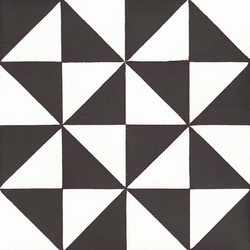
#> input picture images/triangle_tile.jpeg, 250 x 250 px
$ jupyter execute hog-test.ipynb   (shell and % lines are left out)
#> lines starting #> are read from the running program, lines starting #| are printed output that depends on the picture
[cell 1]
import cv2
import numpy as np
import matplotlib.pyplot as plt


# Set the default figure size
plt.rcParams['figure.figsize'] = [17.0, 7.0]

# Load the image
image = cv2.imread('./images/triangle_tile.jpeg')
#> image is the input picture: shape (250, 250, 3); mean B, G, R 151.3, 153.7, 157.1

# Convert the original image to RGB
original_image = cv2.cvtColor(image, cv2.COLOR_BGR2RGB)

# Convert the original image to gray scale
gray_image = cv2.cvtColor(image, cv2.COLOR_BGR2GRAY)

# Print the shape of the original and gray scale images
print('The original image has shape: ', original_image.shape)
#| The original image has shape:  (250, 250, 3)
print('The gray scale image has shape: ', gray_image.shape)
#| The gray scale image has shape:  (250, 250)

# Display the images
plt.subplot(121)
plt.imshow(original_image)
plt.title('Original Image')
plt.subplot(122)
plt.imshow(gray_image, cmap='gray')
plt.title('Gray Scale Image')
plt.show()
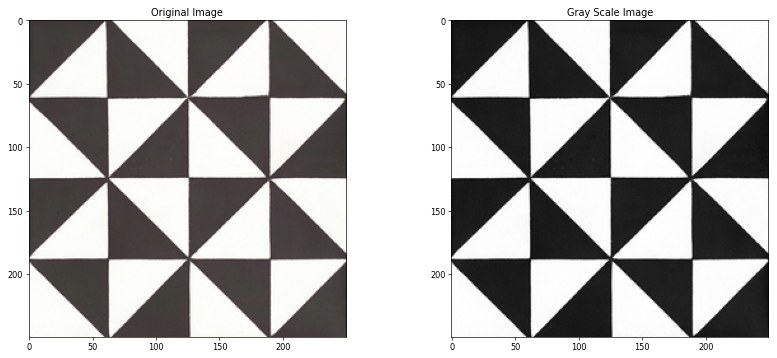
#> figure drawn by matplotlib, 2 panels

[cell 2]
# Specify the parameters for our HOG descriptor

# Cell Size in pixels (width, height). Must be smaller than the size of the detection window
# and must be chosen so that the resulting Block Size is smaller than the detection window.
cell_size = (6, 6)

# Number of cells per block in each direction (x, y). Must be chosen so that the resulting
# Block Size is smaller than the detection window
num_cells_per_block = (2, 2)

# Block Size in pixels (width, height). Must be an integer multiple of Cell Size.
# The Block Size must be smaller than the detection window
block_size = (num_cells_per_block[0] * cell_size[0],
              num_cells_per_block[1] * cell_size[1])

# Calculate the number of cells that fit in our image in the x and y directions
x_cells = gray_image.shape[1] // cell_size[0]
#> x_cells = 41
y_cells = gray_image.shape[0] // cell_size[1]
#> y_cells = 41

# Horizontal distance between blocks in units of Cell Size. Must be an integer and it must
# be set such that (x_cells - num_cells_per_block[0]) / h_stride = integer.
h_stride = 1

# Vertical distance between blocks in units of Cell Size. Must be an integer and it must
# be set such that (y_cells - num_cells_per_block[1]) / v_stride = integer.
v_stride = 1

# Block Stride in pixels (horizantal, vertical). Must be an integer multiple of Cell Size
block_stride = (cell_size[0] * h_stride, cell_size[1] * v_stride)

# Number of gradient orientation bins
num_bins = 9


# Specify the size of the detection window (Region of Interest) in pixels (width, height).
# It must be an integer multiple of Cell Size and it must cover the entire image. Because
# the detection window must be an integer multiple of cell size, depending on the size of
# your cells, the resulting detection window might be slightly smaller than the image.
# This is perfectly ok.
win_size = (x_cells * cell_size[0] , y_cells * cell_size[1])
#> win_size = (246, 246)

# Print the shape of the gray scale image for reference
print('\nThe gray scale image has shape: ', gray_image.shape)
#| The gray scale image has shape:  (250, 250)
print()

# Print the parameters of our HOG descriptor
print('HOG Descriptor Parameters:\n')
print('Window Size:', win_size)
#| Window Size: (246, 246)
print('Cell Size:', cell_size)
print('Block Size:', block_size)
print('Block Stride:', block_stride)
print('Number of Bins:', num_bins)
print()

# Set the parameters of the HOG descriptor using the variables defined above
hog = cv2.HOGDescriptor(win_size, block_size, block_stride, cell_size, num_bins)

# Compute the HOG Descriptor for the gray scale image
hog_descriptor = hog.compute(gray_image)

[cell 3]
# Calculate the total number of blocks along the width of the detection window
tot_bx = np.uint32(((x_cells - num_cells_per_block[0]) / h_stride) + 1)
#> tot_bx = 40

# Calculate the total number of blocks along the height of the detection window
tot_by = np.uint32(((y_cells - num_cells_per_block[1]) / v_stride) + 1)
#> tot_by = 40

# Calculate the total number of elements in the feature vector
tot_els = (tot_bx) * (tot_by) * num_cells_per_block[0] * num_cells_per_block[1] * num_bins
#> tot_els = 57600

# Print the total number of elements the HOG feature vector should have
print('\nThe total number of elements in the HOG Feature Vector should be: ',
      tot_bx, 'x',
      tot_by, 'x',
      num_cells_per_block[0], 'x',
      num_cells_per_block[1], 'x',
      num_bins, '=',
      tot_els)
#| The total number of elements in the HOG Feature Vector should be:  40 x 40 x 2 x 2 x 9 = 57600

# Print the shape of the HOG Descriptor to see that it matches the above
print('\nThe HOG Descriptor has shape:', hog_descriptor.shape)
#| The HOG Descriptor has shape: (57600,)
print()

[cell 4]

import copy
import matplotlib.patches as patches

# Set the default figure size
plt.rcParams['figure.figsize'] = [9.8, 9]

# Reshape the feature vector to [blocks_y, blocks_x, num_cells_per_block_x, num_cells_per_block_y, num_bins].
# The blocks_x and blocks_y will be transposed so that the first index (blocks_y) referes to the row number
# and the second index to the column number. This will be useful later when we plot the feature vector, so
# that the feature vector indexing matches the image indexing.
hog_descriptor_reshaped = hog_descriptor.reshape(tot_bx,
                                                 tot_by,
                                                 num_cells_per_block[0],
                                                 num_cells_per_block[1],
                                                 num_bins).transpose((1, 0, 2, 3, 4))

# Print the shape of the feature vector for reference
print('The feature vector has shape:', hog_descriptor.shape)
#| The feature vector has shape: (57600,)

# Print the reshaped feature vector
print('The reshaped feature vector has shape:', hog_descriptor_reshaped.shape)
#| The reshaped feature vector has shape: (40, 40, 2, 2, 9)

# Create an array that will hold the average gradients for each cell
ave_grad = np.zeros((y_cells, x_cells, num_bins))

# Print the shape of the ave_grad array for reference
print('The average gradient array has shape: ', ave_grad.shape)
#| The average gradient array has shape:  (41, 41, 9)

# Create an array that will count the number of histograms per cell
hist_counter = np.zeros((y_cells, x_cells, 1))

# Add up all the histograms for each cell and count the number of histograms per cell
for i in range (num_cells_per_block[0]):
    for j in range(num_cells_per_block[1]):
        ave_grad[i:tot_by + i,
                 j:tot_bx + j] += hog_descriptor_reshaped[:, :, i, j, :]

        hist_counter[i:tot_by + i,
                     j:tot_bx + j] += 1
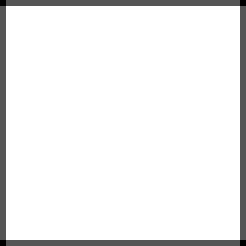
#> hist_counter: shape (41, 41, 1) float64 (shown 6 times larger); min 1, max 4, mean 3.81; drawn with min black and max white

# Calculate the average gradient for each cell
ave_grad /= hist_counter

# Calculate the total number of vectors we have in all the cells.
len_vecs = ave_grad.shape[0] * ave_grad.shape[1] * ave_grad.shape[2]
#> len_vecs = 15129

# Create an array that has num_bins equally spaced between 0 and 180 degress in radians.
deg = np.linspace(0, np.pi, num_bins, endpoint = False)

# Each cell will have a histogram with num_bins. For each cell, plot each bin as a vector (with its magnitude
# equal to the height of the bin in the histogram, and its angle corresponding to the bin in the histogram).
# To do this, create rank 1 arrays that will hold the (x,y)-coordinate of all the vectors in all the cells in the
# image. Also, create the rank 1 arrays that will hold all the (U,V)-components of all the vectors in all the
# cells in the image. Create the arrays that will hold all the vector positons and components.
U = np.zeros((len_vecs))
#> U = 15129 values from 0 to 0
V = np.zeros((len_vecs))
#> V = 15129 values from 0 to 0
X = np.zeros((len_vecs))
#> X = 15129 values from 0 to 0
Y = np.zeros((len_vecs))

# Set the counter to zero
counter = 0

# Use the cosine and sine functions to calculate the vector components (U,V) from their maginitudes. Remember the
# cosine and sine functions take angles in radians. Calculate the vector positions and magnitudes from the
# average gradient array
for i in range(ave_grad.shape[0]):
    for j in range(ave_grad.shape[1]):
        for k in range(ave_grad.shape[2]):
            U[counter] = ave_grad[i,j,k] * np.cos(deg[k])
            V[counter] = ave_grad[i,j,k] * np.sin(deg[k])

            X[counter] = (cell_size[0] / 2) + (cell_size[0] * i)
            Y[counter] = (cell_size[1] / 2) + (cell_size[1] * j)

            counter = counter + 1
#> after the loop, U = 15129 values, max 0.452 at index 10711, min -0.365 at index 14948, mean 0.0113; V = 15129 values, max 0.568 at index 7744, min 0 at index 0, mean 0.0664; X = 15129 values from 3 to 243; Y = 15129 values, max 243 at index 360, min 3 at index 0, mean 123; counter = 15129

# Create the bins in degress to plot our histogram.
angle_axis = np.linspace(0, 180, num_bins, endpoint = False)
angle_axis += ((angle_axis[1] - angle_axis[0]) / 2)

# Create a figure with 4 subplots arranged in 2 x 2
fig, ((a,b),(c,d)) = plt.subplots(2,2)

# Set the title of each subplot
a.set(title = 'Gray Scale Image\n(Click to Zoom)')
b.set(title = 'HOG Descriptor\n(Click to Zoom)')
c.set(title = 'Zoom Window', xlim = (0, 18), ylim = (0, 18), autoscale_on = False)
d.set(title = 'Histogram of Gradients')

# Plot the gray scale image
a.imshow(gray_image, cmap = 'gray')
a.set_aspect(aspect = 1)

# Plot the feature vector (HOG Descriptor)
b.quiver(Y, X, U, V, color = 'white', headwidth = 0, headlength = 0, scale_units = 'inches', scale = 5)
b.invert_yaxis()
b.set_aspect(aspect = 1)
b.set_facecolor('black')

# Define function for interactive zoom
# [72 lines left out: function onpress, not called in this run]

# Create a connection between the figure and the mouse click
fig.canvas.mpl_connect('button_press_event', onpress)
plt.show()
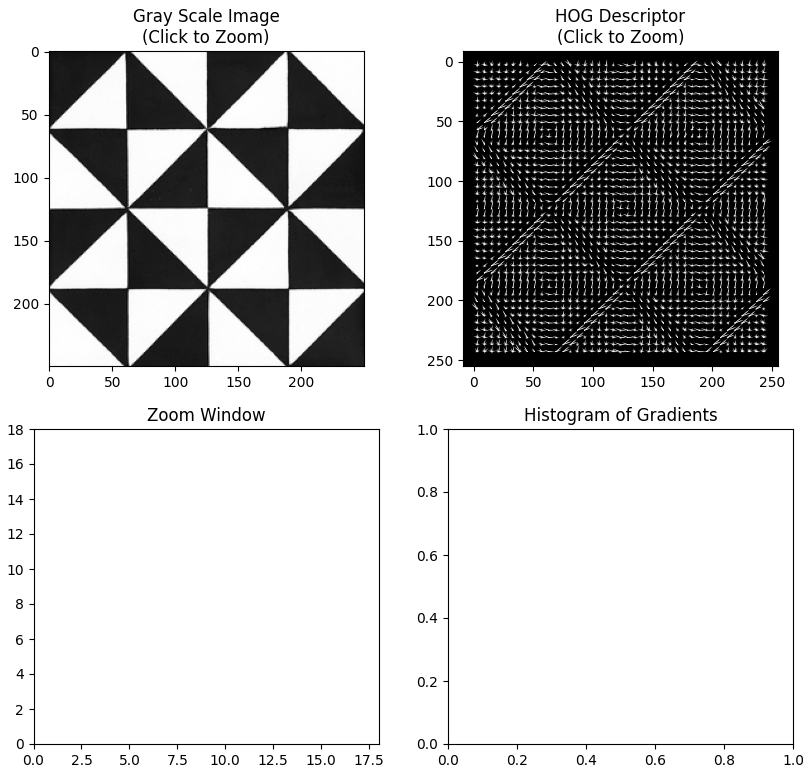
#> figure drawn by matplotlib, 2 panels

$ run again, with images/cat.jpeg copied over images/triangle_tile.jpeg
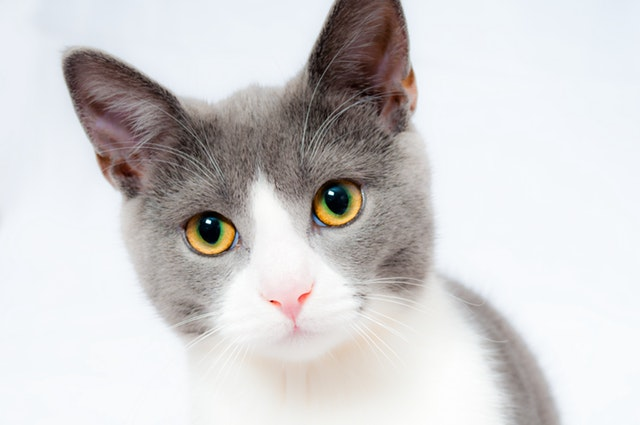
#> input picture images/cat.jpeg, 640 x 425 px
#> image is the input picture: shape (425, 640, 3); mean B, G, R 208.1, 207.7, 209.6
#| The original image has shape:  (425, 640, 3)
#| The gray scale image has shape:  (425, 640)
#| The gray scale image has shape:  (425, 640)
#| Window Size: (636, 420)
#| The total number of elements in the HOG Feature Vector should be:  105 x 69 x 2 x 2 x 9 = 260820
#| The HOG Descriptor has shape: (260820,)
#| The feature vector has shape: (260820,)
#| The reshaped feature vector has shape: (69, 105, 2, 2, 9)
#| The average gradient array has shape:  (70, 106, 9)
#> after the loop `for i in range (num_cells_per_block[0]):`:
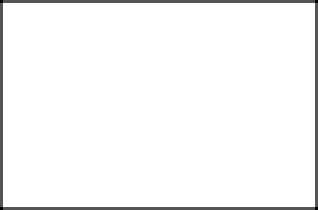
#> hist_counter: shape (70, 106, 1) float64 (shown 3 times larger); min 1, max 4, mean 3.91; drawn with min black and max white
#> after the loop `for i in range(ave_grad.shape[0]):`: counter = 66780
#> `plt.show()`:
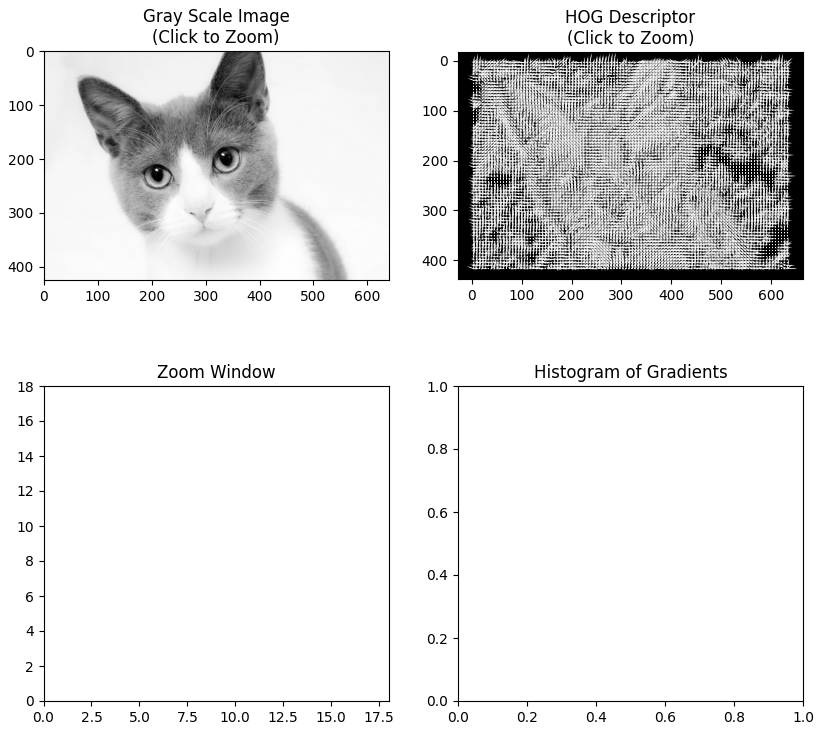
#> figure drawn by matplotlib, 2 panels
